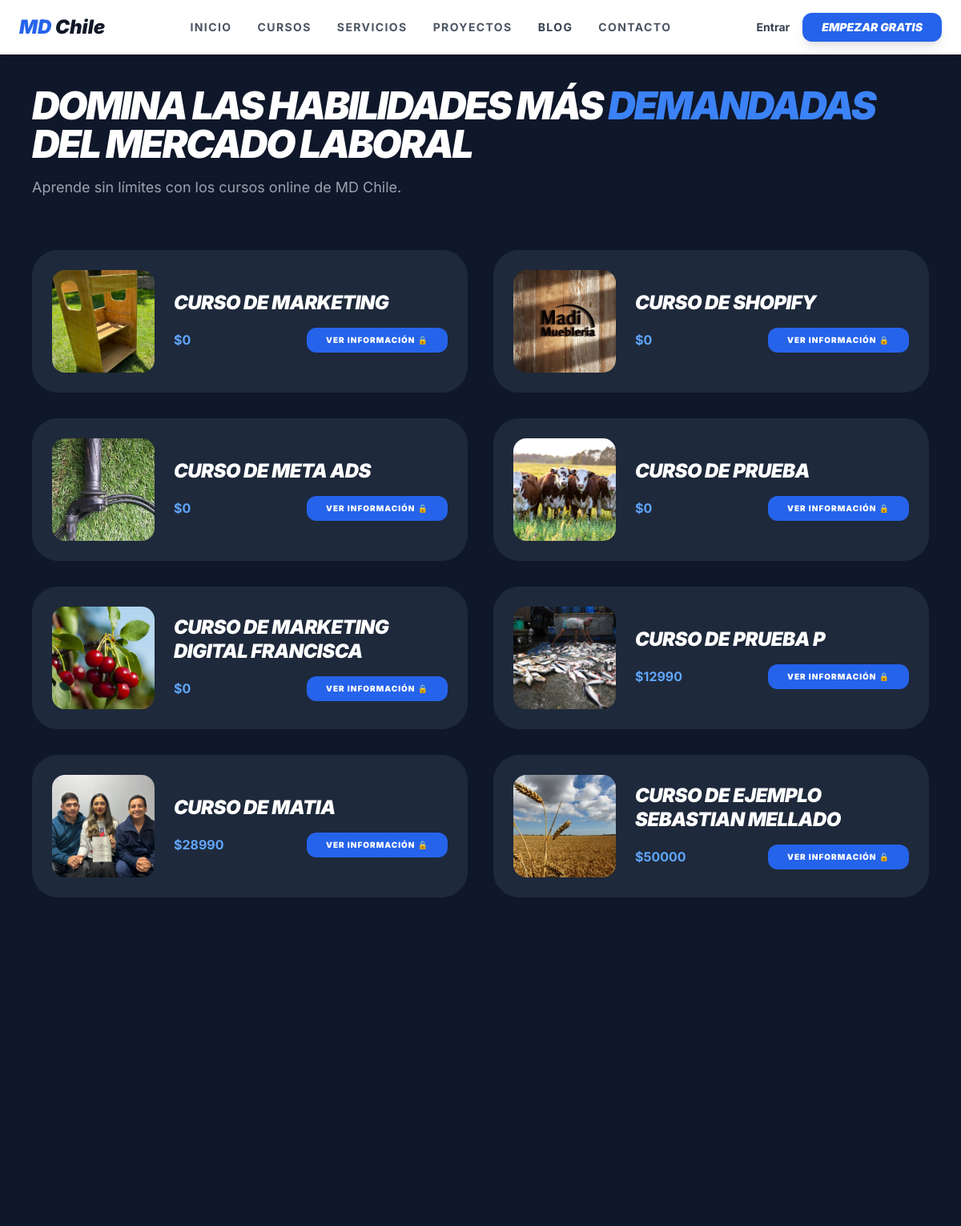
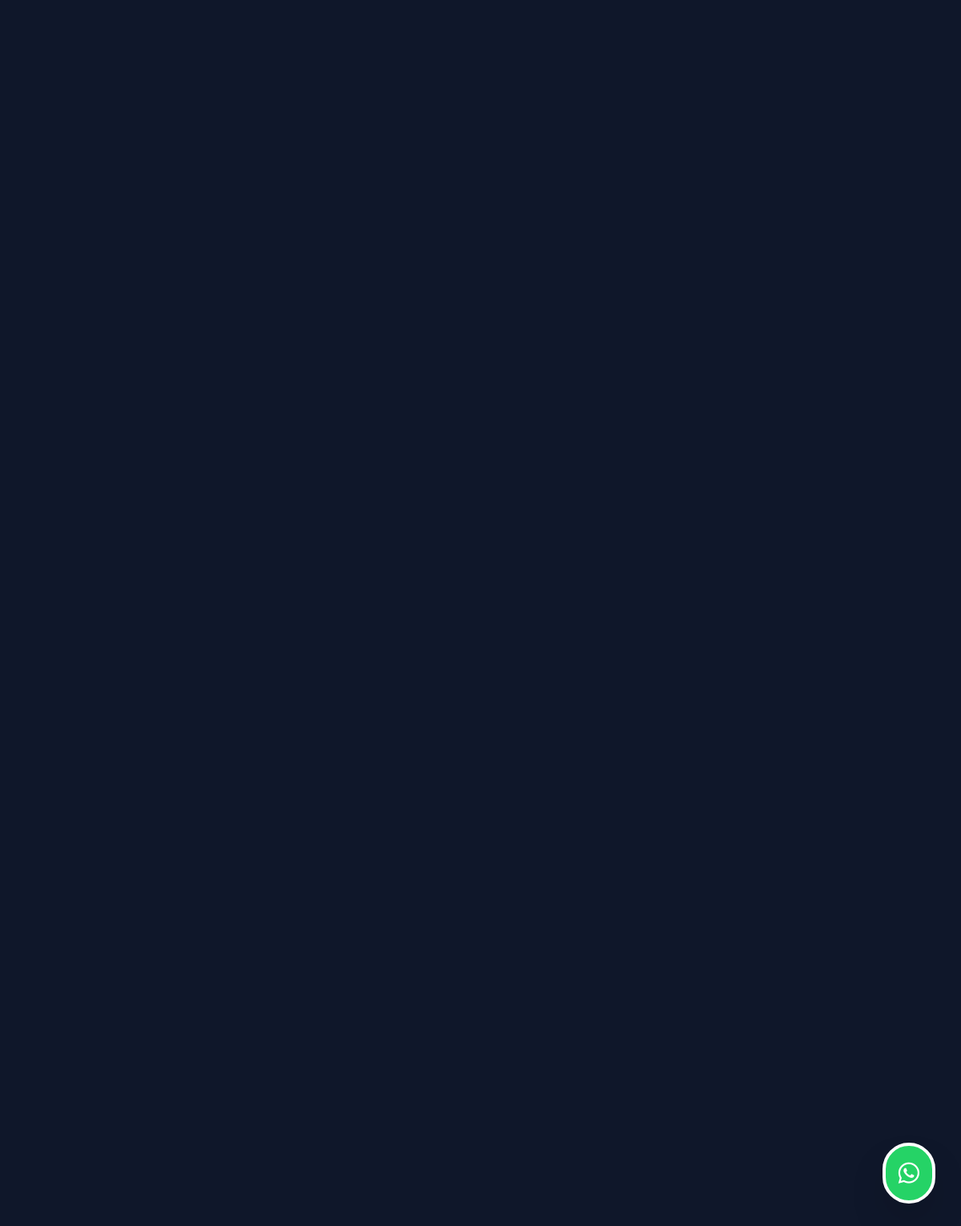
The page /academia/ on the database its author committed (2 pictures, top to bottom).
### courses/models.py (models this page shows, shortened)
class Course(models.Model):
    title = models.CharField(max_length=200)
    slug = models.SlugField(unique=True, blank=True, null=True)
    description = models.TextField()
    image = models.ImageField(upload_to='courses/banners/', null=True, blank=True)
    price = models.IntegerField(default=0)
    is_published = models.BooleanField(default=True)
    created_at = models.DateTimeField(auto_now_add=True)

### courses/views_public.py (the view)
def academia_publica(request):
    cursos = Course.objects.filter(is_published=True)
    return render(request, 'courses/academia_publica.html', {'cursos': cursos})

### templates/courses/academia_publica.html
{% extends 'base.html' %}
{% block content %}
<div class="min-h-screen bg-[#0f172a] text-white p-10">
    <div class="max-w-7xl mx-auto mb-16">
        <h1 class="text-5xl font-black mb-4 italic uppercase tracking-tighter">
            Domina las habilidades más <span class="text-blue-500">demandadas</span> del mercado laboral
        </h1>
        <p class="text-gray-400 text-lg">Aprende sin límites con los cursos online de MD Chile.</p>
    </div>
    <div class="max-w-7xl mx-auto grid grid-cols-1 md:grid-cols-2 gap-8">
        {% for curso in cursos %}
        <div class="bg-[#1e293b] rounded-[2rem] p-6 border border-gray-800 hover:border-blue-500 transition-all group overflow-hidden relative">
            <div class="flex items-center gap-6">
                <div class="w-32 h-32 flex-shrink-0 relative overflow-hidden rounded-2xl">
                    {% if curso.image %}
                        <img src="{{ curso.image.url }}" class="w-full h-full object-cover transition-transform duration-500 group-hover:scale-110">
                    {% else %}
                        <div class="w-full h-full bg-gray-800 flex items-center justify-center">🎓</div>
                    {% endif %}
                </div>
                <div class="flex-1">
                    <h3 class="text-2xl font-black mb-4 uppercase italic tracking-tight leading-tight">
                        {{ curso.title }}
                    </h3>
                    <div class="flex items-center justify-between">
                        <span class="text-blue-400 font-bold">${{ curso.price }}</span>
                        <a href="{% url 'public_course_detail' curso.slug %}" class="bg-blue-600 hover:bg-white hover:text-blue-900 text-white px-6 py-2 rounded-xl text-[10px] font-black uppercase tracking-widest transition-all">
                            Ver Información 🔒
                        </a>
                    </div>
                </div>
            </div>
        </div>
        {% endfor %}
    </div>
</div>
{% endblock %}

### templates/base.html (shortened to what this page needs)
<!DOCTYPE html>
<html lang="es">
<head>
    <script src="https://cdn.tailwindcss.com"></script>
    <link rel="stylesheet" href="https://cdnjs.cloudflare.com/ajax/libs/font-awesome/6.0.0/css/all.min.css">
</head>
<body class="bg-gray-50 flex flex-col min-h-screen">
    <nav class="bg-white shadow-md py-4 px-6 flex justify-between items-center sticky top-0 z-50">
        <a href="{% url 'home' %}" class="text-2xl font-black text-blue-600 italic">
            MD <span class="text-gray-900">Chile</span>
        </a>
        <div class="hidden md:flex space-x-8 font-bold text-gray-600 uppercase text-sm tracking-widest">
            <a href="{% url 'home' %}" class="hover:text-blue-600 transition">Inicio</a>
            <a href="{% if user.is_authenticated %}{% url 'dashboard' %}{% else %}{% url 'academia_publica' %}{% endif %}">CURSOS</a>
            <a href="{% url 'services_list' %}" class="hover:text-blue-600 transition">Servicios</a>
            <a class="hover:text-blue-600 transition {% if request.path == '/proyectos/' %}text-blue-600{% endif %}" href="{% url 'projects_list' %}">Proyectos</a>
            <a href="{% url 'blog_list' %}" class="text-gray-700 hover:text-blue-600 font-bold transition">Blog</a>
            <a href="{% url 'contact_view' %}" class="hover:text-blue-600 transition">Contacto</a>
        </div>
        <div class="flex items-center space-x-4">
            {% if user.is_authenticated %}
                <div class="hidden lg:flex flex-col items-end mr-2">
                    <span class="text-[10px] font-black text-gray-400 uppercase tracking-tighter">Alumno Activo</span>
                    <span class="text-sm font-bold text-blue-600 leading-none">
                        {% if user.first_name %}{{ user.first_name }}{% else %}{{ user.username }}{% endif %}
                    </span>
                </div>
                <a href="{% url 'dashboard' %}" class="bg-gray-100 text-gray-700 px-4 py-2 rounded-xl hover:bg-gray-200 transition font-bold text-sm">
                    Mi Panel
                </a>
                <form method="post" action="{% url 'account_logout' %}" class="inline">
                    {% csrf_token %}
                    <button type="submit" class="text-gray-400 hover:text-red-500 transition ml-2">
                        <i class="fas fa-sign-out-alt"></i>
                    </button>
                </form>
            {% else %}
                <a href="{% url 'account_login' %}" class="text-gray-700 hover:text-blue-600 font-bold text-sm">
                    Entrar
                </a>
                <a href="{% url 'account_signup' %}" class="bg-blue-600 text-white px-6 py-2 rounded-xl hover:bg-blue-700 shadow-lg transition font-black text-sm italic">
                    EMPEZAR GRATIS
                </a>
            {% endif %}
        </div>
    </nav>
    <main class="flex-grow">
        {% block content %}{% endblock %}
    </main>
    <a href="https://wa.me/56975899661" target="_blank"
       class="fixed bottom-8 right-8 bg-[#25D366] text-white p-4 rounded-full shadow-2xl hover:scale-110 transition-transform z-50 flex items-center justify-center border-4 border-white">
        <i class="fab fa-whatsapp text-3xl"></i>
    </a>
</body>
</html>

### templates/base.html (style rules this page uses)
body { font-family: 'Inter', sans-serif; }

### rows shown on the page
Course: image (picture), title "CURSO DE MARKETING", price "0"
Course: image (picture), title "CURSO DE SHOPIFY", price "0"
Course: image (picture), title "CURSO DE META ADS", price "0"
Course: image (picture), title "CURSO DE PRUEBA", price "0"
Course: image (picture), title "CURSO DE MARKETING DIGITAL FRANCISCA", price "0"
Course: image (picture), title "CURSO DE PRUEBA P", price "12990"
Course: image (picture), title "CURSO DE MATIA", price "28990"
Course: image (picture), title "CURSO DE EJEMPLO SEBASTIAN MELLADO", price "50000"
